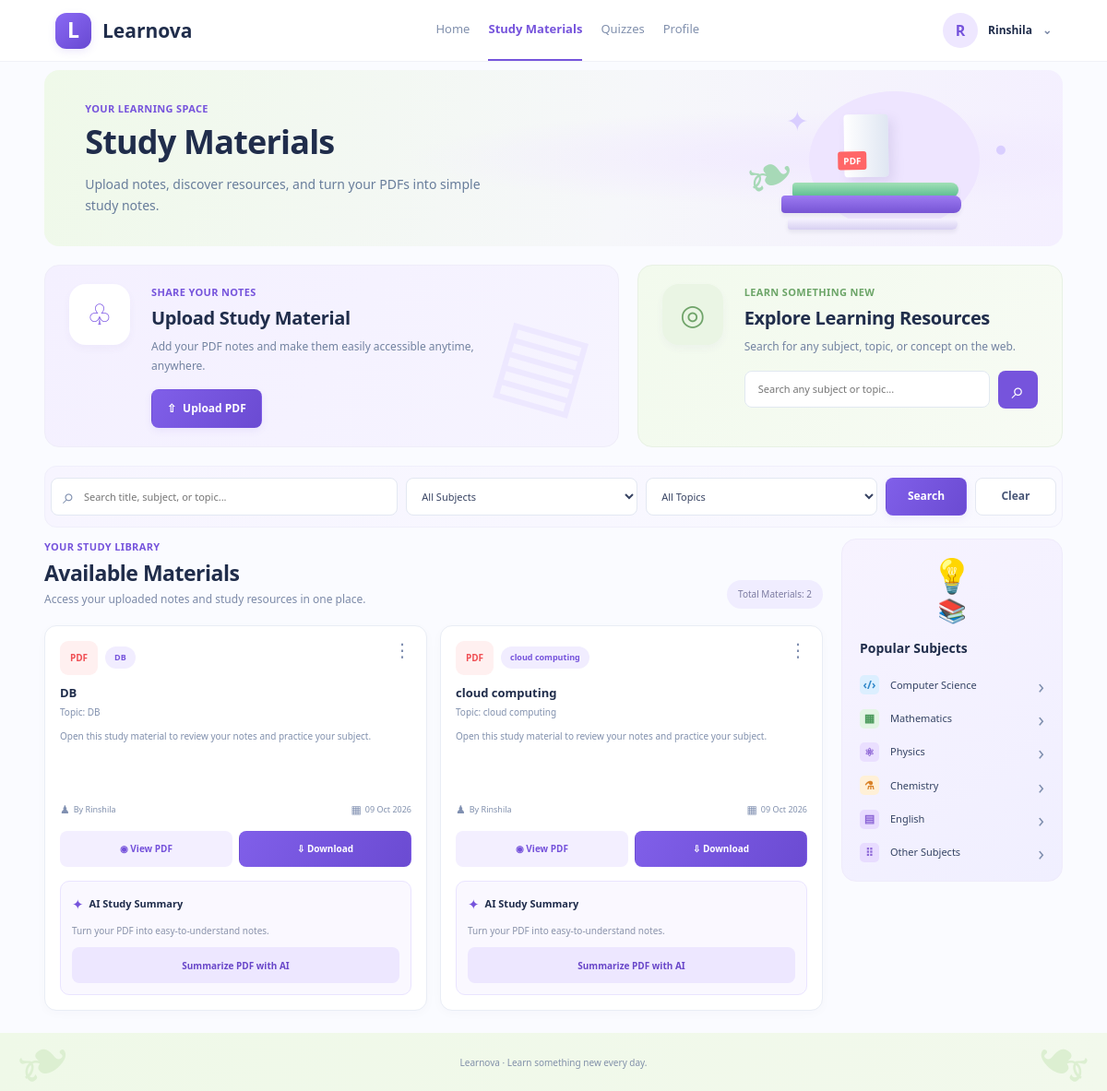
Before: /study-materials/ (signed in) with the older database file.
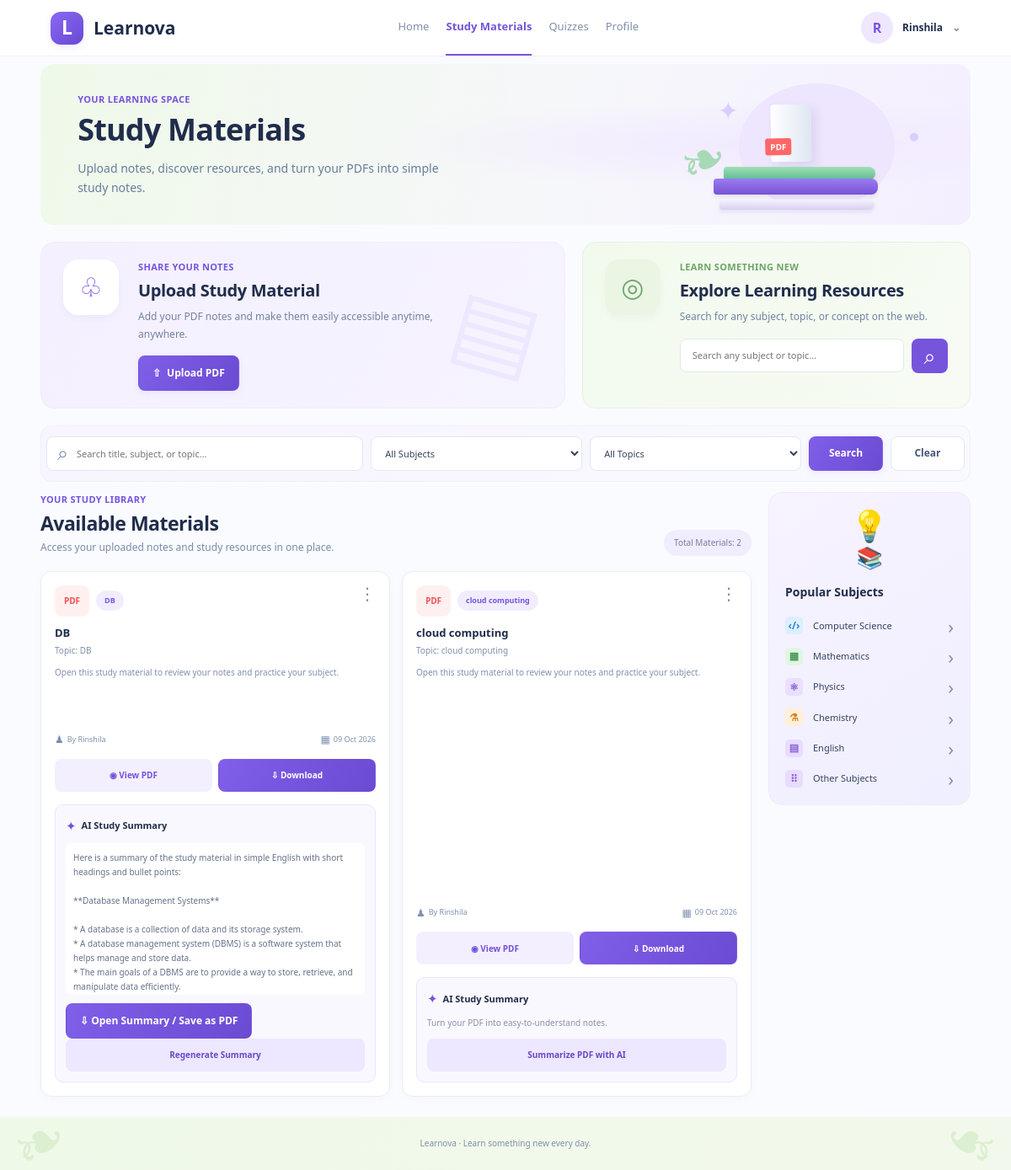
After: the same page with the newer database file.
### learnova/models.py (models this page shows, shortened)
class StudyMaterial(models.Model):
    title = models.CharField(max_length=200)
    subject = models.CharField(max_length=150)
    topic = models.CharField(max_length=200)
    description = models.TextField(blank=True)
    pdf_file = models.FileField(upload_to="study_materials/")
    summary = models.TextField(blank=True)
    uploaded_by = models.ForeignKey(
        User,
        on_delete=models.CASCADE,
        related_name="study_materials"
    )
    uploaded_at = models.DateTimeField(auto_now_add=True)
    class Meta:
        ordering = ["-uploaded_at"]

### learnova/views.py (the view, shortened to what this page needs)
@login_required
def study_materials(request):
    if request.method == "POST":
        form = StudyMaterialForm(request.POST, request.FILES)
        if form.is_valid():
            material = form.save(commit=False)
            material.uploaded_by = request.user
            material.save()
            messages.success(
                request,
                "Study material uploaded successfully!"
            )
            return redirect("study_materials")
    else:
        form = StudyMaterialForm()
    materials = StudyMaterial.objects.all().order_by("-uploaded_at")
    query = request.GET.get("q", "").strip()
    subject = request.GET.get("subject", "").strip()
    topic = request.GET.get("topic", "").strip()
    if subject:
        materials = materials.filter(subject__iexact=subject)
    if topic:
        materials = materials.filter(topic__iexact=topic)
    subjects = (
        StudyMaterial.objects.exclude(subject="")
        .values_list("subject", flat=True)
        .distinct()
        .order_by("subject")
    )
    topics = (
        StudyMaterial.objects.exclude(topic="")
        .values_list("topic", flat=True)
        .distinct()
        .order_by("topic")
    )
    context = {
        "form": form,
        "materials": materials,
        "query": query,
        "subject_filter": subject,
        "topic_filter": topic,
        "subjects": subjects,
        "topics": topics,
    }
    return render(request, "study_materials.html", context)

### learnova/forms.py (shortened to what this page needs)
class StudyMaterialForm(forms.ModelForm):
    class Meta:
        model = StudyMaterial
        fields = [
            "title",
            "subject",
            "topic",
            "description",
            "pdf_file",
        ]
        widgets = {
            "title": forms.TextInput(attrs={
                "placeholder": "Enter material title"
            }),
            "subject": forms.TextInput(attrs={
                "placeholder": "Enter any subject"
            }),
            "topic": forms.TextInput(attrs={
                "placeholder": "Enter topic"
            }),
            "description": forms.Textarea(attrs={
                "placeholder": "Write a short description",
                "rows": 3
            }),
            "pdf_file": forms.ClearableFileInput(),
        }

### learnova/templates/study_materials.html (shortened to what the changed rows need)
{% load static %}
<!DOCTYPE html>
<html lang="en">
<head>
    <link rel="stylesheet"
          href="{% static 'css/study_materials.css' %}">
</head>
<body>
<main class="page-container">
    <section class="hero">
        <div class="hero-content">
            <h1>Study Materials</h1>
        </div>
    </section>
    <section class="top-panels">
        <div class="upload-panel">
            <div class="panel-content">
                <h2>Upload Study Material</h2>
            </div>
        </div>
        <div class="resource-panel">
            <div class="panel-content">
                <h2>Explore Learning Resources</h2>
            </div>
        </div>
    </section>
    <section class="library-layout">
        <div class="library-main">
            <div class="library-heading">
                <div>
                    <h2>Available Materials</h2>
                </div>
            </div>
            {% if materials %}
            <div class="material-grid">
                {% for material in materials %}
                <article class="material-card">
                    <div class="material-card-top">
                        <div class="pdf-icon">
                            <span>PDF</span>
                        </div>
                        <span class="subject-tag">
                            {{ material.subject }}
                        </span>
                        <span class="card-dots">⋮</span>
                    </div>
                    <h3>{{ material.title }}</h3>
                    <p class="topic-line">
                        Topic: {{ material.topic }}
                    </p>
                    {% if material.description %}
                    <p class="description">
                        {{ material.description|truncatechars:125 }}
                    </p>
                    {% else %}
                    <p class="description">
                        Open this study material to review your notes
                        and practice your subject.
                    </p>
                    {% endif %}
                    <div class="material-meta">
                        <span>
                            <span class="meta-icon">♟</span>
                            By {{ material.uploaded_by.username }}
                        </span>
                        <span>
                            <span class="meta-icon">▦</span>
                            {{ material.uploaded_at|date:"d M Y" }}
                        </span>
                    </div>
                    <div class="card-actions">
                        <a href="{% url 'view_pdf' material.pk %}"
                           target="_blank"
                           rel="noopener"
                           class="btn btn-view">
                            ◉ View PDF
                        </a>
                        <a href="{% url 'download_pdf' material.pk %}"
                           class="btn btn-download">
                            ⇩ Download
                        </a>
                    </div>
                    <div class="summary-section">
                        <div class="summary-heading">
                            <span>✦</span>
                            <h4>AI Study Summary</h4>
                        </div>
                                                {% if material.summary %}
                        <div class="summary-content">
                            {{ material.summary|linebreaksbr }}
                        </div>
                        <a href="{% url 'view_summary' material.pk %}"
                           target="_blank"
                           rel="noopener"
                           class="btn btn-download">
                            ⇩ Open Summary / Save as PDF
                        </a>
                        {% else %}
                        <p class="summary-placeholder">
                            Turn your PDF into easy-to-understand notes.
                        </p>
                        {% endif %}
                        <form method="POST"
                              action="{% url 'summarize_pdf' material.pk %}">
                            <button type="submit" class="btn btn-summary">
                                {% if material.summary %}
                                    Regenerate Summary
                                {% else %}
                                    Summarize PDF with AI
                                {% endif %}
                            </button>
                        </form>
                    </div>
                </article>
                {% endfor %}
            </div>
            {% endif %}
        </div>
    </section>
</main>
</body>
</html>

Changed rows visible on the page:
changed StudyMaterial "DB": summary (not shown) → "Here is a summary of the study material in simple English with short headings and bullet points: **Database Management Systems** * A database is a collection of data and its storage system. * A database management system (DBMS) is a software system that helps manage and store data. * The main goals of a DBMS are to provide a way to store, retrieve, and manipulate data efficiently."; summary "Turn your PDF into easy-to-understand notes. Summarize PDF with AI" → "⇩ Open Summary / Save as PDF Regenerate Summary"
